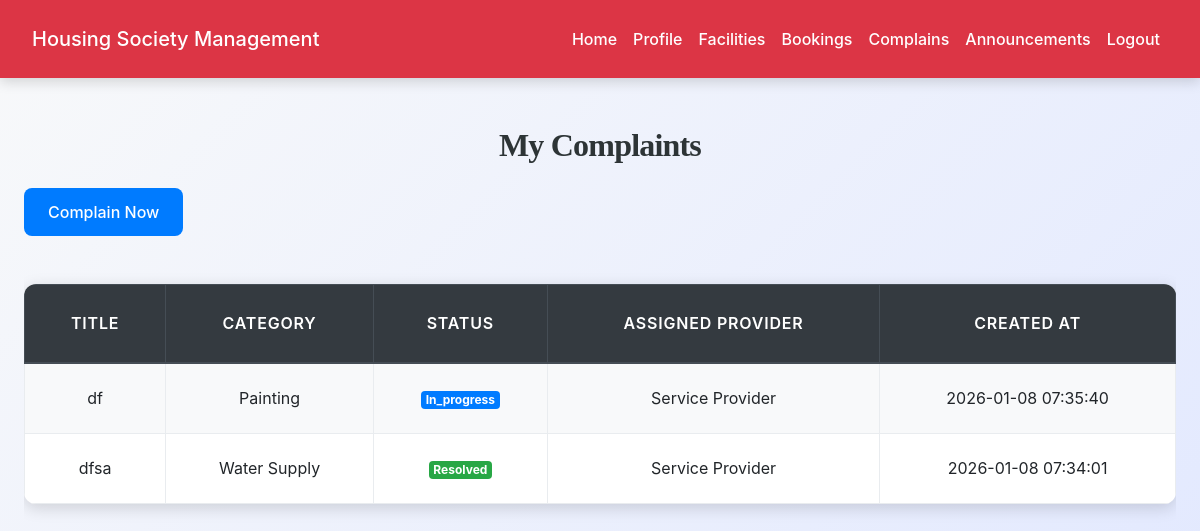
Screenshot of /resident/complains.php (signed in) with the database file from the repository.
### tables this page shows
CREATE TABLE `complaints` (
  `id` int(11) NOT NULL,
  `resident_id` int(11) NOT NULL,
  `service_provider_id` int(11) DEFAULT NULL,
  `title` varchar(200) NOT NULL,
  `description` text NOT NULL,
  `category` varchar(100) DEFAULT NULL,
  `status` enum('open','assigned','in_progress','resolved','closed') DEFAULT 'open',
  `created_at` timestamp NOT NULL DEFAULT current_timestamp(),
  `resolved_at` timestamp NULL DEFAULT NULL
);

CREATE TABLE `users` (
  `id` int(11) NOT NULL,
  `full_name` varchar(100) NOT NULL,
  `email` varchar(100) NOT NULL,
  `phone` varchar(20) DEFAULT NULL,
  `password` varchar(255) NOT NULL,
  `role` enum('admin','resident','service_provider') NOT NULL,
  `address` text DEFAULT NULL,
  `profile_picture` varchar(255) DEFAULT NULL,
  `status` enum('active','inactive','pending') DEFAULT 'pending',
  `house_no` varchar(20) DEFAULT NULL,
  `block` varchar(20) DEFAULT NULL,
  `service_type` varchar(50) DEFAULT NULL,
  `experience_years` int(11) DEFAULT NULL,
  `created_at` timestamp NOT NULL DEFAULT current_timestamp(),
  `updated_at` timestamp NOT NULL DEFAULT current_timestamp() ON UPDATE current_timestamp()
);

### resident/complains.php (the view, shortened to what this page needs)
<?php
include('../config.php');
$resident_id = $_SESSION["id"];
$stmt = $conn->prepare("
    SELECT c.*, sp.full_name AS provider_name
    FROM complaints c
    LEFT JOIN users sp ON c.service_provider_id = sp.id
    WHERE c.resident_id = ?
    ORDER BY c.created_at DESC
");
$stmt->bind_param("i", $resident_id);
$stmt->execute();
$result = $stmt->get_result();
$complaints = $result->fetch_all(MYSQLI_ASSOC);
?>
<!DOCTYPE html>
<html lang="en">
<head>
    <link rel="stylesheet" href="https://maxcdn.bootstrapcdn.com/bootstrap/4.5.2/css/bootstrap.min.css">
    <link rel="stylesheet" href="../css/style.css">
</head>
<body>
<?php include('navbar.php'); ?>
<div class="container mt-5">
    <h2 class="mb-4">My Complaints</h2>
    <button class="btn btn-primary mb-3" data-toggle="modal" data-target="#complaintModal">Complain Now</button>
    <?php if(count($complaints) > 0): ?>
        <div class="table-responsive">
            <table class="table table-bordered table-striped">
                <thead class="thead-dark">
                    <tr>
                        <th>Title</th>
                        <th>Category</th>
                        <th>Status</th>
                        <th>Assigned Provider</th>
                        <th>Created At</th>
                    </tr>
                </thead>
                <tbody>
                    <?php foreach($complaints as $c): ?>
                        <tr>
                            <td><?= htmlspecialchars($c['title']); ?></td>
                            <td><?= htmlspecialchars($c['category']); ?></td>
                            <td>
                                <?php
                                $status = $c['status'];
                                $badge_class = match($status) {
                                    'open' => 'badge-warning',
                                    'assigned' => 'badge-info',
                                    'in_progress' => 'badge-primary',
                                    'resolved' => 'badge-success',
                                    'closed' => 'badge-secondary',
                                    default => 'badge-dark'
                                };
                                ?>
                                <span class="badge <?= $badge_class ?>"><?= ucfirst($status) ?></span>
                            </td>
                            <td><?= $c['provider_name'] ?: '-'; ?></td>
                            <td><?= $c['created_at']; ?></td>
                        </tr>
                    <?php endforeach; ?>
                </tbody>
            </table>
        </div>
    <?php else: ?>
        <div class="alert alert-info text-center">You have no complaints yet.</div>
    <?php endif; ?>
</div>
</body>
</html>

### css/style.css (style rules this page uses)
:root { --primary: #007bff; --secondary: #6c757d; --success: #28a745; --info: #17a2b8; --warning: #ffc107; --danger: #dc3545; --light: #f8f9fa; --dark: #2d3436; --accent: #ff6f61; --highlight: #6f42c1; --shadow: rgba(0, 0, 0, 0.15); --transition: all 0.3s ease-in-out; }
body { font-family: 'Inter', 'Segoe UI', Tahoma, Geneva, Verdana, sans-serif; background: linear-gradient(135deg, var(--light) 0%, #e0e7ff 100%); color: var(--dark); line-height: 1.8; margin: 0; padding: 0; min-height: 100vh; font-size: 16px; }
h1, h2, h3, h4 { text-align: center; margin: 2.5rem 0; font-family: 'Georgia', 'Times New Roman', serif; color: var(--dark); font-weight: 700; letter-spacing: -0.025em; }
h2 { font-size: 2rem; }
.container { max-width: 1200px; margin: 0 auto 3rem; padding: 0 1.5rem; }
.table { width: 100%; border-collapse: collapse; margin: 2rem 0; font-size: 1rem; background-color: #ffffff; border-radius: 12px; overflow: hidden; box-shadow: 0 4px 16px var(--shadow); transition: var(--transition); }
.table th, .table td { padding: 1.25rem; border: 1px solid #e9ecef; text-align: center; vertical-align: middle; }
.table thead th { background-color: rgb(0, 0, 0); color: white; font-weight: 600; text-transform: uppercase; letter-spacing: 0.05em; padding: 1.5rem; }
.table tbody tr { transition: var(--transition); }
.table tbody tr:nth-child(odd) { background-color: var(--light); }
.btn-primary { background-color: var(--primary); color: #fff; border: none; border-radius: 8px; padding: 0.75rem 1.5rem; font-size: 1rem; font-weight: 500; cursor: pointer; transition: var(--transition); display: inline-flex; align-items: center; justify-content: center; }

### rows the page displays
complaints: title "df", category "Painting", status "In_progress", service_provider.full_name "Service Provider", created_at "2026-01-08 07:35:40"
complaints: title "dfsa", category "Water Supply", status "Resolved", service_provider.full_name "Service Provider", created_at "2026-01-08 07:34:01"
